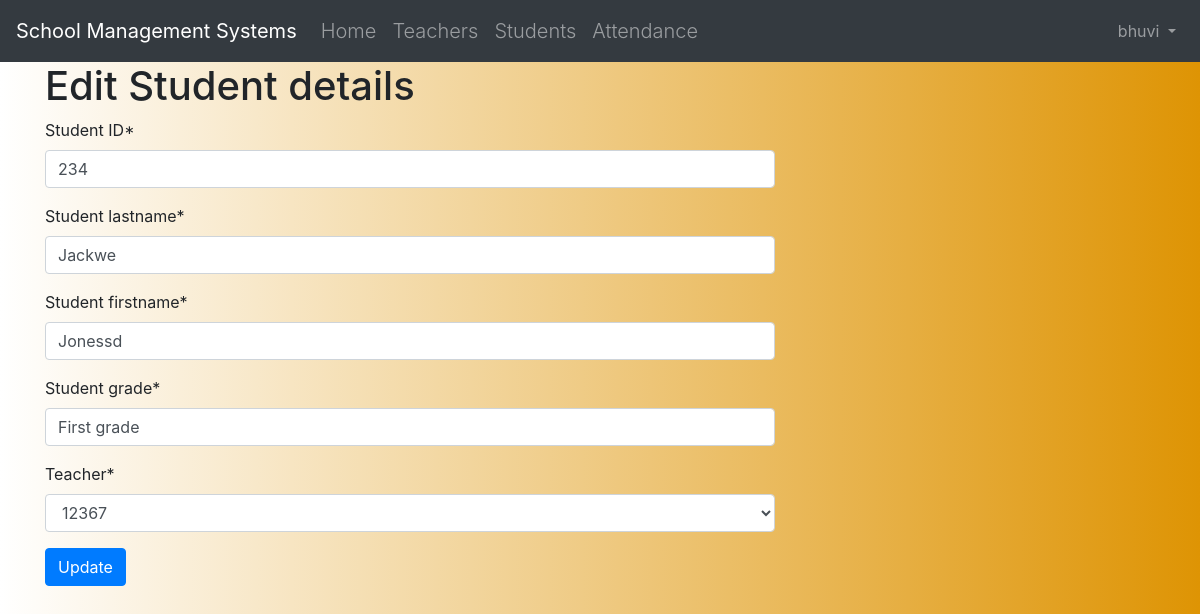
Page /student/234/edit/ (signed in) on the committed database.
### Schools/models.py (models this page shows, shortened)
class Student(models.Model):
    student_ID = models.IntegerField(primary_key=True, max_length=10, blank=False, null=False, default=' ')
    student_lastname = models.CharField(max_length=50, blank=False, null=True, default='')
    student_firstname = models.CharField(max_length=50, blank=False, null=True, default='')
    student_grade = models.CharField(max_length=50, blank=False, null=True, default='')
    teacher = models.ForeignKey(Teacher, on_delete=models.CASCADE, related_name='Teacher')

### Schools/views.py (the view)
# urls.py: path('student/<int:pk>/edit/', views.student_edit, name='student_edit'),
@login_required
def student_edit(request, pk):
    student = get_object_or_404(Student, pk=pk)
    if request.method == "POST":
        form = StudentForm(request.POST, instance=student)
        if form.is_valid():
            student = form.save(commit=False)
            student.save()
            students = Student.objects.all()
            return render(request, 'Schools/student_list.html', {'students': students})
    else:
        form = StudentForm(instance=student)
    return render(request, "Schools/student_edit.html", {'form': form})

### Schools/forms.py
class StudentForm(forms.ModelForm):
    class Meta:
        model = Student
        fields = ('student_ID', 'student_lastname', 'student_firstname', 'student_grade', 'teacher')

### Schools/models.py (called while the page is built)
    def __str__(self):
        return str(self.teacher_ID)

### Schools/templates/Schools/student_edit.html
{% extends 'Schools/base.html' %}
{% load crispy_forms_tags %}
{% block content %}
    <h1>Edit Student details</h1>
       <form action="" method="post">{% csrf_token %}
        {{ form|crispy }}
        <button type="submit" class="save btn btn-primary">Update</button>
    </form>
{% endblock %}

### Schools/templates/Schools/base.html (shortened to what this page needs)
{% load static %}
<html lang="en">
<head>
  <link rel="stylesheet" href="https://maxcdn.bootstrapcdn.com/bootstrap/4.5.0/css/bootstrap.min.css">
</head>
<body>
<nav class="navbar navbar-expand-sm bg-dark navbar-dark">
        <a href="/" class="navbar-brand">School Management Systems</a>
        <div class="collapse navbar-collapse" id="collapsibleNavbar">
            <ul class="navbar-nav">
                <li class="nav-item lead"><a class=nav-link href="{% url 'Schools:home' %}">Home</a></li>
                <li class="nav-item lead"><a class=nav-link href="{% url 'Schools:teacher_list' %}">Teachers</a></li>
                <li class="nav-item lead"><a class=nav-link href="{% url 'Schools:student_list' %}">Students</a></li>
                <li class="nav-item lead"><a class=nav-link href="{% url 'Schools:attendance_list' %}">Attendance</a></li>
            </ul>
      <div class="collapse navbar-collapse" id="navbarCollapse">
        {% if user.is_authenticated %}
          <ul class="navbar-nav ml-auto">
            <li class="nav-item">
              <a class="nav-link dropdown-toggle" href="#" id="userMenu"
              data-toggle="dropdown" aria-haspopup="true" aria-expanded
              ="false">
                {{ user.username }}
              </a>
            </li>
          </ul>
        {% else %}
          <form class="form-inline ml-auto">
            <a href="{% url 'login' %}" class="btn btn-outline-secondary">
            Log In</a>
          </form>
          <li><a class="nav-link lead" href="{% url 'Schools:signup' %}">Sign Up</a></li>
        {% endif %}
      </div>
        </div>
</nav>
<div class="content container">
    <div class="row">
        <div class="col-md-8">
            {% block content %}{% endblock %}
        </div>
    </div>
</div>
</body>
</html>

### Schools/templates/Schools/base.html (style rules this page uses)
body,html { height: 100%; margin: 0; background: #7F7FD5; background: -webkit-linear-gradient(to right, #ffffff, #ffffff); background: linear-gradient(to right, #ffffff, #de9404); }

### rows in the picture
Student: student_ID "234", student_lastname "Jackwe", student_firstname "Jonessd", student_grade "First grade", teacher "12367"

### other values in the picture
{{ user.username }} "bhuvi"
